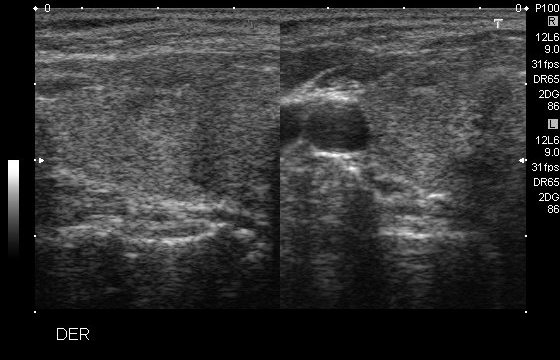
#> input picture Data/Benign/127.jpg, 560 x 360 px, found by its file name; its folder holds 4 pictures in this run
$ python thyroid_classification.py
#> lines starting #> are read from the running program, lines starting #| are printed output that depends on the picture; pictures that were not available may be replaced by others from this repository, and a replacement may not be noted
#> pass 2 of the loop in load_images, `for filename in os.listdir(folder):`:
#> pass 3 of the loop in load_images, `for filename in os.listdir(folder):`:
#> the loop made 4 passes; the first 3 are shown
import os
import cv2
import numpy as np
from skimage import io, measure, feature
from sklearn.model_selection import train_test_split
from sklearn.svm import SVC
from sklearn.metrics import accuracy_score, classification_report
from sklearn.preprocessing import StandardScaler

def preprocess_image(image_path, new_width, new_height):
#> called with new_width = 256, new_height = 256
    original_image = cv2.imread(image_path)
#> original_image is the input picture: shape (360, 560, 3); min 0, max 255, mean 51.7
    resized_image = cv2.resize(original_image, (new_width, new_height))
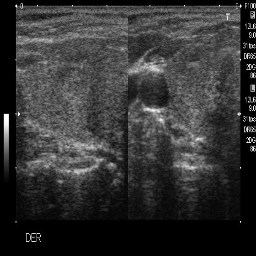
#> resized_image: shape (256, 256, 3); min 0, max 255, mean 51.7
    right_pixels_to_remove = 30
    left_pixels_to_remove = 28
    bottom_pixels_to_remove = 23
    cropped_image = resized_image[:, left_pixels_to_remove:-right_pixels_to_remove, :]
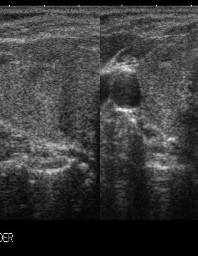
#> cropped_image: shape (256, 198, 3); min 0, max 252, mean 57.9
    cropped_image = cropped_image[:-bottom_pixels_to_remove, :]
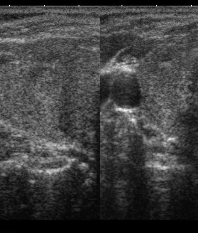
#> cropped_image: shape (233, 198, 3); min 0, max 252, mean 63.5
    median_filtered_image = cv2.medianBlur(cropped_image, 3)
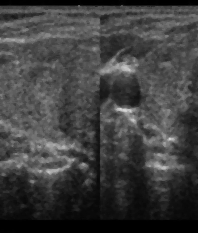
#> median_filtered_image: shape (233, 198, 3); min 0, max 214, mean 63.1
    return median_filtered_image

def calculate_lbp_features(image):
    gray_image = cv2.cvtColor(image, cv2.COLOR_BGR2GRAY)
    lbp_image = feature.local_binary_pattern(gray_image, P=8, R=1, method='uniform')
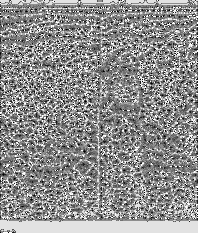
#> lbp_image: shape (233, 198) float64; min 0, max 9, mean 5.07; drawn with min black and max white
    hist, _ = np.histogram(lbp_image.ravel(), bins=np.arange(0, 10), range=(0, 10))
#> hist = [380, 2212, 1477, 7340, 8410, 9623, 4694, 2323, 9675]
    hist = hist.astype("float")
    hist /= (hist.sum() + 1e-7)
#> hist = [0.00824, 0.0479, 0.032, 0.159, 0.182, 0.209, 0.102, 0.0504, 0.21]
    return hist

def extract_features(sample):
    image_path = sample["image_path"]
    final_image = preprocess_image(image_path, new_width, new_height)
    lbp_features = calculate_lbp_features(final_image)
#> lbp_features has the same summary as hist in calculate_lbp_features
    labeled_image = measure.label(final_image > 0.5)
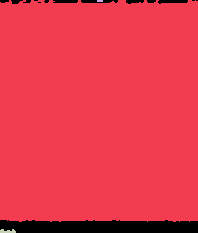
#> labeled_image: shape (233, 198, 3) int32; 4 distinct labels, from 0 to 3; one colour per label, 0 black
    regions = measure.regionprops(labeled_image)
#> regions = 3 regions
    mean_intensity = np.mean(final_image)
#> mean_intensity = 63.09
    median_intensity = np.median(final_image)
#> median_intensity = 68
    std_intensity = np.std(final_image)
#> std_intensity = 36.1

    # Combine all features into a single array
    features = np.concatenate([lbp_features, [mean_intensity, median_intensity, std_intensity]])
#> features = [0.00824, 0.0479, 0.032, 0.159, 0.182, 0.209, 0.102, 0.0504, 0.21, 63.09, 68, 36.1]
    return features

def load_images(folder):
    data = []
    for filename in os.listdir(folder):
        if filename.endswith(".jpg"):
            img_path = os.path.join(folder, filename)
            data.append({"image_path": img_path})

    return data

# Set the paths to the benign and malignant folders
benign_folder = r"C:\Thyroid_Cancer_Classification\Data\Benign"
malignant_folder = r"C:\Thyroid_Cancer_Classification\Data\Malignant"

# Load images from the folders
benign_data = load_images(benign_folder)
malignant_data = load_images(malignant_folder)

# New width and height for image resizing
new_width = 256
new_height = 256

# Create a list to store features and labels
X = []
y = []

# Organizing data and labels
for sample in benign_data:
    features = extract_features(sample)
    X.append(features)
    y.append(0)  # Label 0 for benign
#> pass 2 of the loop `for sample in benign_data:`:
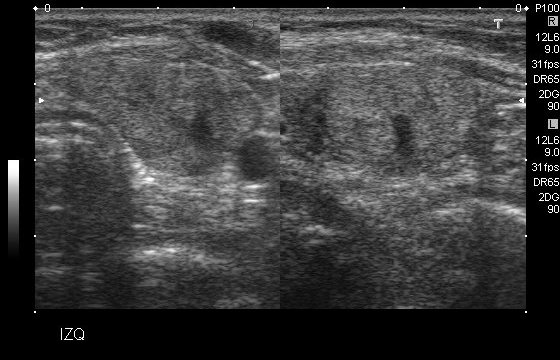
#> input picture Data/Benign/134.jpg, 560 x 360 px, found by its file name
#> in preprocess_image, original_image is the input picture: shape (360, 560, 3); min 0, max 255, mean 60.3
#> in calculate_lbp_features (call 2), `lbp_image = feature.local_binary_pattern(gray_image, P=8, R=1, method=..`:
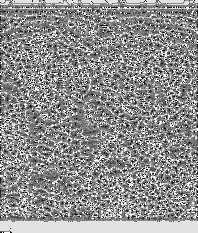
#> lbp_image: shape (233, 198) float64; min 0, max 9, mean 5.07; drawn with min black and max white
#> in calculate_lbp_features (call 2), `hist, _ = np.histogram(lbp_image.ravel(), bins=np.arange(0, 10), range..`: hist = [401, 2326, 1554, 7353, 8288, 9261, 4795, 2372, 9784]
#> in calculate_lbp_features (call 2), `hist /= (hist.sum() + 1e-7)`: hist = [0.00869, 0.0504, 0.0337, 0.159, 0.18, 0.201, 0.104, 0.0514, 0.212]
#> lbp_features has the same summary as hist in calculate_lbp_features
#> in extract_features (call 2), `labeled_image = measure.label(final_image > 0.5)`:
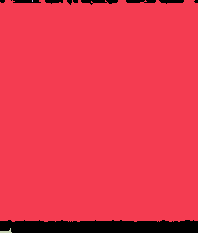
#> labeled_image: shape (233, 198, 3) int32; 4 distinct labels, from 0 to 3; one colour per label, 0 black
#> mean_intensity = 72.4
#> median_intensity = 75
#> std_intensity = 35.11
#> in extract_features (call 2), `features = np.concatenate([lbp_features, [mean_intensity, median_inten..`: features = [0.00869, 0.0504, 0.0337, 0.159, 0.18, 0.201, 0.104, 0.0514, 0.212, 72.4, 75, 35.11]
#> pass 3 of the loop `for sample in benign_data:`:
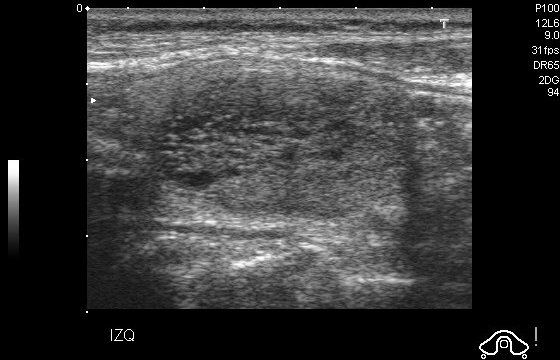
#> input picture Data/Benign/16.jpg, 560 x 360 px, found by its file name
#> in preprocess_image, original_image is the input picture: shape (360, 560, 3); min 0, max 255, mean 55.8
#> in calculate_lbp_features (call 3), `lbp_image = feature.local_binary_pattern(gray_image, P=8, R=1, method=..`:
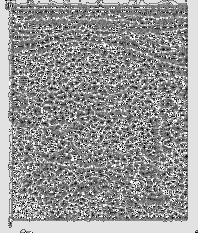
#> lbp_image: shape (233, 198) float64; min 0, max 9, mean 5.31; drawn with min black and max white
#> in calculate_lbp_features (call 3), `hist, _ = np.histogram(lbp_image.ravel(), bins=np.arange(0, 10), range..`: hist = [350, 1958, 1295, 6683, 7978, 8849, 4190, 2034, 12797]
#> in calculate_lbp_features (call 3), `hist /= (hist.sum() + 1e-7)`: hist = [0.00759, 0.0424, 0.0281, 0.145, 0.173, 0.192, 0.0908, 0.0441, 0.277]
#> lbp_features has the same summary as hist in calculate_lbp_features
#> in extract_features (call 3), `labeled_image = measure.label(final_image > 0.5)`:
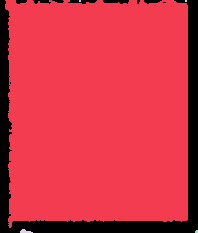
#> labeled_image: shape (233, 198, 3) int32; 6 distinct labels, from 0 to 5; one colour per label, 0 black
#> regions = 5 regions
#> mean_intensity = 76.09
#> median_intensity = 79
#> std_intensity = 48.67
#> in extract_features (call 3), `features = np.concatenate([lbp_features, [mean_intensity, median_inten..`: features = [0.00759, 0.0424, 0.0281, 0.145, 0.173, 0.192, 0.0908, 0.0441, 0.277, 76.09, 79, 48.67]
#> the loop made 4 passes; the first 3 are shown

for sample in malignant_data:
    features = extract_features(sample)
#> in extract_features (call 5), `regions = measure.regionprops(labeled_image)`: regions = 3 regions
#> features = [0.00824, 0.0479, 0.032, 0.159, 0.182, 0.209, 0.102, 0.0504, 0.21, 63.09, 68, 36.1]
    X.append(features)
    y.append(1)  # Label 1 for malignant

# Convert lists to NumPy arrays
X = np.array(X)
y = np.array(y)

# Split the data into training and testing sets
X_train, X_test, y_train, y_test = train_test_split(X, y, test_size=0.2, random_state=42)

# Standardize the features
scaler = StandardScaler()
X_train_scaled = scaler.fit_transform(X_train)
X_test_scaled = scaler.transform(X_test)

# Create an SVM classifier
svm_classifier = SVC(kernel='linear', C=1.0)

# Train the SVM classifier
svm_classifier.fit(X_train_scaled, y_train)

# Make predictions on the test set
y_pred = svm_classifier.predict(X_test_scaled)

# Evaluate the model
accuracy = accuracy_score(y_test, y_pred)
report = classification_report(y_test, y_pred)

print("Accuracy:", accuracy)
print("Classification Report:\n", report)
